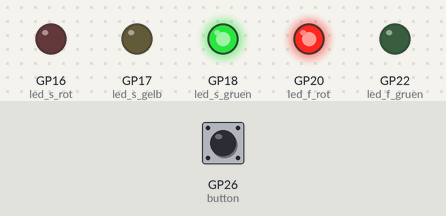
The program below on a simulated Raspberry Pi Pico running MicroPython. Parts: output pins drawn as LEDs (lit = HIGH). The test bench sets the inputs (shaded band); at power-on: GP26 (button) LOW.

Above: at 1.2 s.
1.3 s: GP26 (button) pulled HIGH for 0.15 s
At 2.5 s:
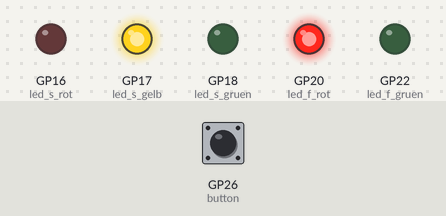
At 3.7 s:
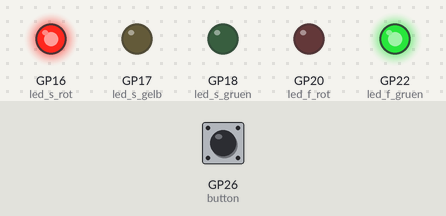
7.4 s: GP26 (button) pulled HIGH for 3.2 s
At 16.7 s:
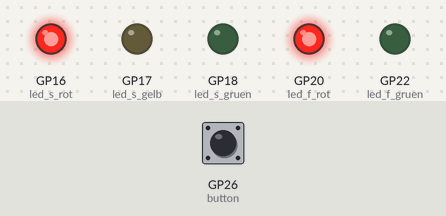
Timing chart, 0 to 18.1 s (numbered marks = the images above; inputs shaded):
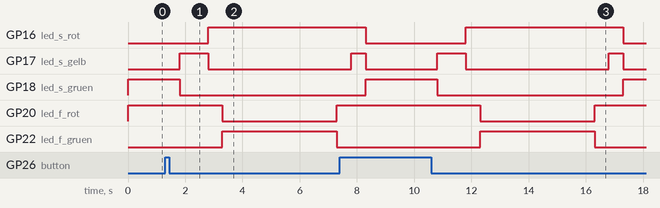

The program:

Bedarfsampel.py
```python
from machine import Pin
from time import sleep

# GPIO-Definitionen
led_s_rot = Pin(16, Pin.OUT)
led_s_gelb = Pin(17, Pin.OUT)
led_s_gruen = Pin(18, Pin.OUT)
led_f_rot = Pin(20, Pin.OUT)
led_f_gruen = Pin(22, Pin.OUT)
button = Pin(26, Pin.IN, Pin.PULL_DOWN)

def schaltePhase():
    # Phase 1: Warte, dann: Seite – Rot aus, Gelb an, Grün aus
    sleep(0.5)
    led_s_gelb.on()
    led_s_gruen.off()

    # Phase 2: Warte, dann: Seite – Rot an, Gelb aus, Grün aus
    sleep(1)
    led_s_rot.on()
    led_s_gelb.off()

    # Phase 3: Warte, dann: Fußgänger – Rot aus, Grün an
    sleep(0.5)
    led_f_rot.off()
    led_f_gruen.on()

    # Phase 4: Warte, dann: Fußgänger – Rot an, Grün aus
    sleep(4)
    led_f_rot.on()
    led_f_gruen.off()

    # Phase 5: Warte, dann: Seite – Rot und Gelb an, Grün aus
    sleep(0.5)
    led_s_gelb.on()

    # Phase 6: Warte, dann: Seite – Rot und Gelb aus, Grün an
    sleep(0.5)
    led_s_rot.off()
    led_s_gelb.off()
    led_s_gruen.on()

    # Abschließende Pause
    sleep(2)

def main():
    # Initiale Zustände
    led_s_rot.off()
    led_s_gelb.off()
    led_s_gruen.on()
    led_f_rot.on()
    led_f_gruen.off()

    while True:
        if button.value():
            schaltePhase()


if __name__ == "__main__":
    main()
```

Measured:
- after the input at 1.3 s, GP16 (led_s_rot): LOW → HIGH after 1.5 s; GP17 (led_s_gelb): LOW → HIGH after 0.50 s, → LOW 1.0 s later; GP18 (led_s_gruen): HIGH → LOW after 0.50 s; GP20 (led_f_rot): HIGH → LOW after 2.0 s, → HIGH 4.0 s later; GP22 (led_f_gruen): LOW → HIGH after 2.0 s, → LOW 4.0 s later
- after the input at 7.4 s, GP20 (led_f_rot): HIGH → LOW after 4.9 s, → HIGH 4.0 s later; GP22 (led_f_gruen): LOW → HIGH after 4.9 s, → LOW 4.0 s later
